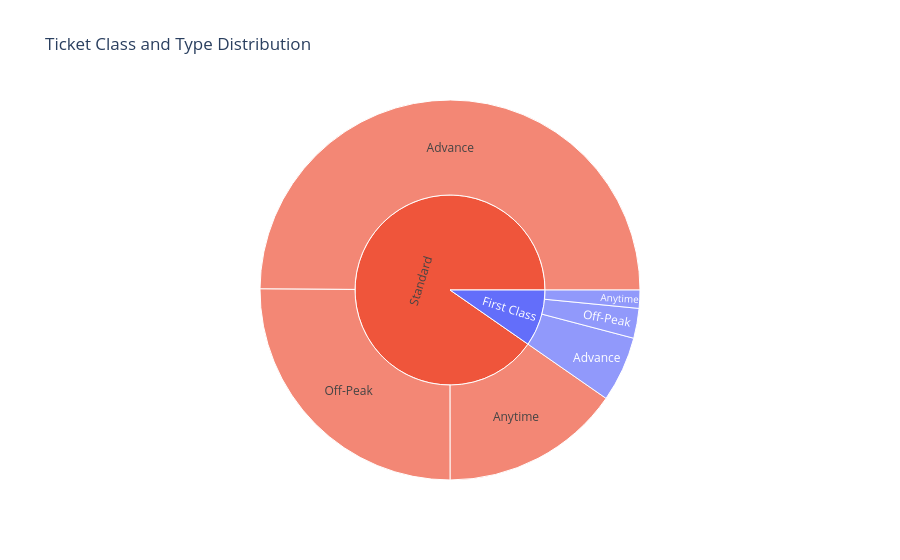

Source (notebook cell):
### Markdown cell above
X-axis: Ticket Price
Y-axis: Delay (Minutes)

Chart Description:
This scatter plot shows the relationship between ticket price and delay.
Each point represents a journey, with size indicating ticket price.
Color differentiates journey status. Hover feature provides additional details for deeper analysis.

Insight:
There is no strong relationship between price and delay. Both high and low-priced tickets experience delays.
Delayed journeys are spread across all price ranges. This indicates delay is independent of pricing.

### Code cell
# Interactive Sunburst Chart – Ticket Class & Type
fig = px.sunburst(df,
                  path=["Ticket_Class", "Ticket_Type"],
                  title="Ticket Class and Type Distribution",
                  color="Ticket_Class")

show_and_save(fig, "my_chart.html")

### Figure 1 — Plotly figure (JSON) as saved in the notebook; plotly's stock layout.template omitted (floating-point values rounded to 4 significant figures)
{"data": [{"branchvalues": "total", "customdata": [["First Class"], ["First Class"], ["First Class"], ["First Class"], ["Standard"], ["Standard"], ["Standard"], ["Standard"]], "domain": {"x": [0, 1], "y": [0, 1]}, "hovertemplate": "labels=%{label}<br>count=%{value}<br>parent=%{parent}<br>id=%{id}<br>Ticket_Class=%{customdata[0]}<extra></extra>", "ids": ["First Class/Advance", "First Class/Anytime", "First Class/Off-Peak", "First Class", "Standard/Advance", "Standard/Off-Peak", "Standard/Anytime", "Standard"], "labels": ["Advance", "Anytime", "Off-Peak", "First Class", "Advance", "Off-Peak", "Anytime", "Standard"], "marker": {"colors": ["#636efa", "#636efa", "#636efa", "#636efa", "#EF553B", "#EF553B", "#EF553B", "#EF553B"]}, "name": "", "parents": ["First Class", "First Class", "First Class", "", "Standard", "Standard", "Standard", ""], "type": "sunburst", "values": [1764, 490, 804, 3058, 15797, 7948, 4850, 28595]}], "layout": {"legend": {"tracegroupgap": 0}, "title": {"text": "Ticket Class and Type Distribution"}}}
